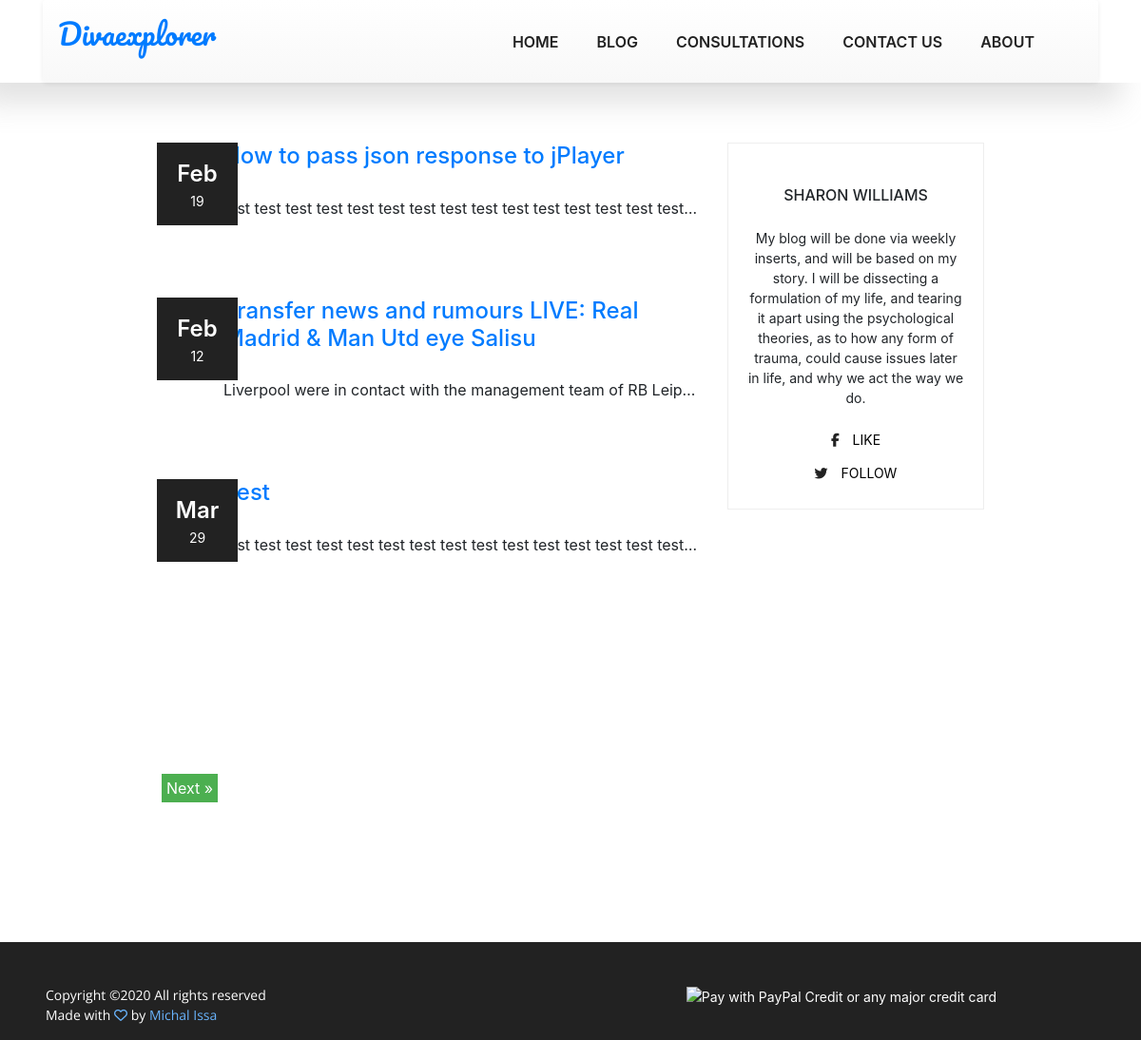
The app's page /blog, older data.
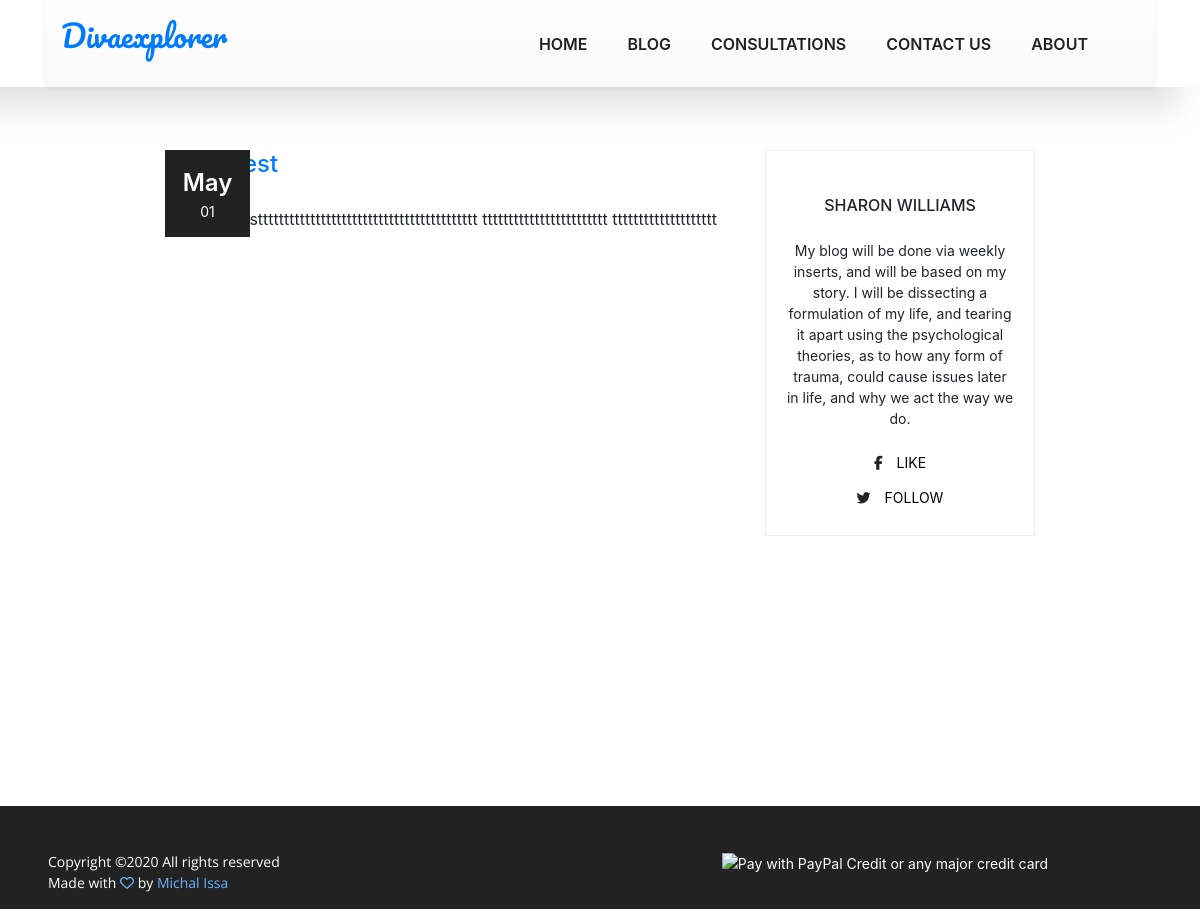
The same page, newer data.
### app/models.py (models this page shows, shortened)
class Posts(db.Model):
    __searchable__  = ['title', 'content']
    id = db.Column(db.Integer, primary_key=True)
    title = db.Column(db.String(100))
    content = db.Column(db.String(80000))
    youtube_link = db.Column(db.String(30))
    image_path = db.Column(db.String(100))
    posted_time = db.Column(db.DateTime, default=datetime.utcnow, index=True)
    comments = db.relationship('Comment', backref='posts', cascade="all, delete-orphan", lazy='dynamic', primaryjoin="Posts.id == Comment.parent_id")

### app/routes/blog.py (the view)
@blog.route("/blog")
def blogs():
    page = request.args.get('page', 1, type=int)
    posts = Posts.query.paginate(
        page, POSTS_PER_PAGE, False)
    next_url = url_for('blog.blogs', page=posts.next_num) \
        if posts.has_next else None
    prev_url = url_for('blog.blogs', page=posts.prev_num) \
        if posts.has_prev else None
    return render_template("blog.html", posts=posts.items, prev_url=prev_url, next_url=next_url)

### app/templates/blog.html (shortened to what this page needs)
{% extends "layout.html" %}
{% block main %}
    <div style="width: 100%;
    min-height: 100vh;
    justify-content:left;
    padding: 150px;
    background: transparent;
    position: relative;
    z-index: 1;">
        <section class="post-area">
            <div class="container">
                <div class="row justify-content-center d-flex">
                    <div class="col-lg-8">
                        <div style="padding-bottom: 150px; padding-top: 150px;" class="post-lists search-list">
                      {% for post in posts %}
                            <div class="single-list flex-row d-flex">
                                <div class="thumb">
                                    <div class="date">
                                        <span>{{post.posted_time.strftime('%B')[:3]}}</span><br>{{post.posted_time.strftime('%d')}}
                                    </div>
                                </div>
                                <div class="detail">
                                    <a href="{{url_for('blog.post', post_id=post.id)}}"><h4 class="pb-20">{{ post.title }}<br></h4>
                                     </a>
                                    <p style="width: 500px; white-space:nowrap; overflow:hidden;text-overflow: ellipsis;">
                                        {{ post.content }}
                                    </p>
                                    <p class="footer pt-20">
                                    </p>
                                </div>
                            </div>
                            {% endfor %}
                        </div>
                        {% if next_url %}
                         <a href="{{ next_url }}" style="background-color: #4CAF50;
                         color: white; margin: 5px; padding: 5px;">Next &raquo;</a>
                        {% endif %}
                    </div>
                    <div class="col-lg-4 sidebar-area">
                        <div class="single_widget about_widget">
                            <h2 class="text-uppercase">Sharon Williams</h2>
                            <p>
                                My blog will be done via weekly inserts, and will be based on my story.
                              I will be dissecting a formulation of my life, and tearing it apart using
                                 the psychological theories, as to how any form of trauma, could cause issues
                               later in life, and why we act the way we do.
                            </p>
                            <div class="social-link">
                                <a href="https://www.facebook.com/pg/Divaexplorer.TVJ"><button class="btn"><i class="fab fa-facebook-f" aria-hidden="true"></i> Like</button></a>
                                <a href="https://twitter.com/divaexplorer1"><button class="btn"><i class="fab fa-twitter" aria-hidden="true"></i> follow</button></a>
                            </div>
                        </div>
                    </div>
                </div>
            </div>
        </section>
    </div>
{% endblock %}

### app/templates/layout.html (shortened to what this page needs)
	<!DOCTYPE html>
	<html lang="zxx" class="no-js">
	<head>
		<link href="{{url_for('static', filename='contact_us.css')}}" rel="stylesheet">
		<link rel="stylesheet" href="https://maxcdn.bootstrapcdn.com/bootstrap/3.3.7/css/bootstrap-theme.min.css">
			<link rel="stylesheet" href="{{url_for('static', filename='linearicons.css')}}">
			<link rel="stylesheet" href="https://cdnjs.cloudflare.com/ajax/libs/font-awesome/4.7.0/css/font-awesome.min.css">
			<link href="https//netdna.bootstrapcdn.com/font-awesome/3.2.1/css/font-awesome.css" rel="stylesheet">
			<link rel="stylesheet" href="https://cdnjs.cloudflare.com/ajax/libs/OwlCarousel2/2.3.4/assets/owl.carousel.css">
			<link rel="stylesheet" href="{{url_for('static', filename='main.css')}}">
			<link href="{{url_for('static', filename='style.css')}}" rel="stylesheet">
			<link href="{{url_for('static', filename='style.pricing.table.css')}}" rel="stylesheet">
			<link href="{{url_for('static', filename='checkout.css')}}" rel="stylesheet">
			<link   rel="stylesheet"
        href="https://maxcdn.bootstrapcdn.com/bootstrap/4.0.0/css/bootstrap.min.css"
>
		</head>
		<body>
			<header class="default-header">
					<div class="header_menu text-center" data-spy="affix" data-offset-top="50" id="nav">
						<div class="container">
							<nav class="navbar navbar-default zero_mp ">
								<div class="navbar-header">
									<p><a style="font-family: 'Pacifico', cursive; font-size:30px;" class="navbar-brand custom_navbar-brand" href="/">Divaexplorer</a></p>
								</div>
				<nav class="navbar navbar-expand-lg navbar-light">
					<div class="container">
						  <div class="collapse navbar-collapse justify-content-end align-items-center" id="navbarSupportedContent">
						    <ul class="navbar-nav">
								<li><a href="/">Home</a></li>
								<li><a href="/blog">Blog</a></li>
								<li><a href="/consultation_room">Consultations</a></li>
								<li><a href="/contact_us">Contact Us</a></li>
								<li><a href="/about">About</a></li>
						    </ul>
						  </div>
					</div>
				</nav>
			</header>
			{% block main %}{% endblock %}
		 <section id="footer">
            <div class="container">
                <div class="row text-center">
                    <div class="col-md-6">
                        <div class="copyright">
                            <p class="col-lg-8 col-sm-12 footer-text">Copyright &copy;<script>document.write(new Date().getFullYear());</script>
                                All rights reserved <br> Made with <i class="fa fa-heart-o" aria-hidden="true"></i> by<a href="https://www.linkedin.com/in/michal-issa-aa687116b/" target="_blank"> Michal Issa</a></p>
						</div>
					</div>
					<div class="col-md-6">
						<div class="designer">
							<img src="https://www.paypalobjects.com/webstatic/en_US/i/buttons/cc-badges-ppcmcvdam.png" alt="Pay with PayPal Credit or any major credit card" />
						</div>
					</div>
                    </div>
                </div>
        </section>
		</body>
	</html>

### app/static/contact_us.css (style rules this page uses)
* { margin: 0px; padding: 0px; box-sizing: border-box; }
body, html { height: 100%; font-family: JosefinSans-Bold, sans-serif; }
h1,h2,h3,h4,h5,h6 { margin: 0px; }
ul, li { margin: 0px; list-style-type: none; }
button { outline: none !important; border: none; background: transparent; }

### app/static/main.css (style rules this page uses)
body { color:#777;font-family:"Poppins",sans-serif;font-size:14px;font-weight:300;line-height:1.625em;position:relative }
ol,ul { margin:0;padding:0;list-style:none }
a { -webkit-transition:all 0.3s ease 0s;-moz-transition:all 0.3s ease 0s;-o-transition:all 0.3s ease 0s;transition:all 0.3s ease 0s }
a,a:focus,a:hover { text-decoration:none;outline:0 }
.btn i,.btn-large i,.btn-floating i,.btn-large i,.btn-flat i { font-size:1em;line-height:inherit }
h1,h2,h3,h4,h5,h6 { font-family:"Poppins",sans-serif;color:#222;line-height:1.2em !important;margin-bottom:0;margin-top:0;font-weight:600 }
h2,.h2 { font-size:30px }
h4,.h4 { font-size:18px }
.pt-20 { padding-top:20px }
.pb-20 { padding-bottom:20px }
.text-center { text-align:center }
h2 { font-size:30px }
h4 { font-size:18px }
h1,h2,h3,h4,h5,h6 { line-height:1.5em }
body { position:relative }
.default-header { position:absolute;top:0;left:0;width:100%;z-index:9 }
.navbar-nav a { text-transform:uppercase;font-weight:600;color:#222;padding:20px }
i { color:#222 }
.default-header { background-color:#fff;width:100% !important;box-shadow:-21.213px 21.213px 30px 0px rgba(158,158,158,0.3) }
.footer-text a,.footer-text i { color:#69B4FD }
.single_widget { border:1px solid #eee;padding:20px;margin-bottom:40px }
.about_widget { text-align:center }
.about_widget h2 { font-size:16px;margin:25px 25px }
.about_widget p { font-size:14px }
.about_widget i { margin-right:10px }
.about_widget button { text-transform:uppercase;border-radius:22px;width:140px;font-size:14px;-webkit-transition:all 0.3s ease 0s;-moz-transition:all 0.3s ease 0s;-o-transition:all 0.3s ease 0s;transition:all 0.3s ease 0s }
.sidebar-area { padding-bottom:80px }
.search-list { border-top:none !important;border-bottom:none !important;padding-top:0 !important;margin-top:0 !important }
.post-lists { margin-top:40px;border-top:1px solid #eee;border-bottom:1px solid #eee;padding-top:40px }
.single-list { padding-bottom:30px }
.single-list .date { position:absolute;font-size:14px;padding:15px;width:85px;background-color:#222;text-align:center;color:#fff }
.single-list .date span { font-size:24px;font-weight:600 }
.single-list .detail { margin-left:30px }
.single-list h4 { -webkit-transition:all 0.3s ease 0s;-moz-transition:all 0.3s ease 0s;-o-transition:all 0.3s ease 0s;transition:all 0.3s ease 0s }

### app/static/style.css (style rules this page uses)
* { margin: 0; padding: 0; }
.container { transition: all 0.9s ease 0s; -webkit-transition: all 0.9s ease 0s; -moz-transition: all 0.9s ease 0s; -o-transition: all 0.9s ease 0s; -ms-transition: all 0.9s ease 0s; }
ul { margin: 0; padding: 0; list-style-type: none; }
a, a:hover, a:focus, a:visited, a:hover { text-decoration: none !important; }
h1, h2, h3, h4, h5, h6 { margin: 0; padding: 0; font-weight: normal; }
p { padding: 0; margin: 0; }
img { max-width: 100%; height: auto; }
html { height: 100% }
.zero_mp { padding: 0; margin: 0; }
#footer { min-height: 100px; background: #222222; color: #fff; }
#footer .copyright, #footer .designer { padding-top: 45px; font-size: 14px; }
#footer .copyright p { text-align: left; }
#footer .copyright p, #footer .copyright p span a, #footer .designer p, #footer .designer a { font-size: 14px; color: #ffffff; font-family: 'Open Sans', sans-serif; padding-left: 3px; }

Row changes from the older to the newer data that the page shows:
removed Posts: posted_time "Feb", posted_time "19", title "How to pass json response to jPlayer", content "test test test test test test test test test test test test test test test…"
removed Posts: posted_time "Feb", posted_time "12", title "Transfer news and rumours LIVE: Real Madrid & Man Utd eye Salisu", content "Liverpool were in contact with the management team of RB Leip…"
removed Posts: posted_time "Mar", posted_time "29", title "Test", content "test test test test test test test test test test test test test test test…"
added Posts: posted_time "May", posted_time "01", title "test", content "testttttttttttttttttttttttttttttttttttttttttt tttttttttttttttttttttttt tttttttttttttttttttt"
Text that changed along with them:
text no longer shown: "Next »"
